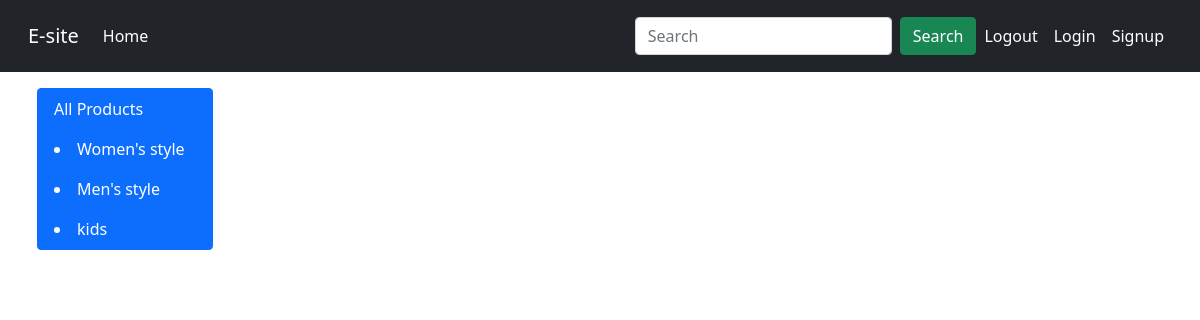
Before: /?category=1 with the older database file.
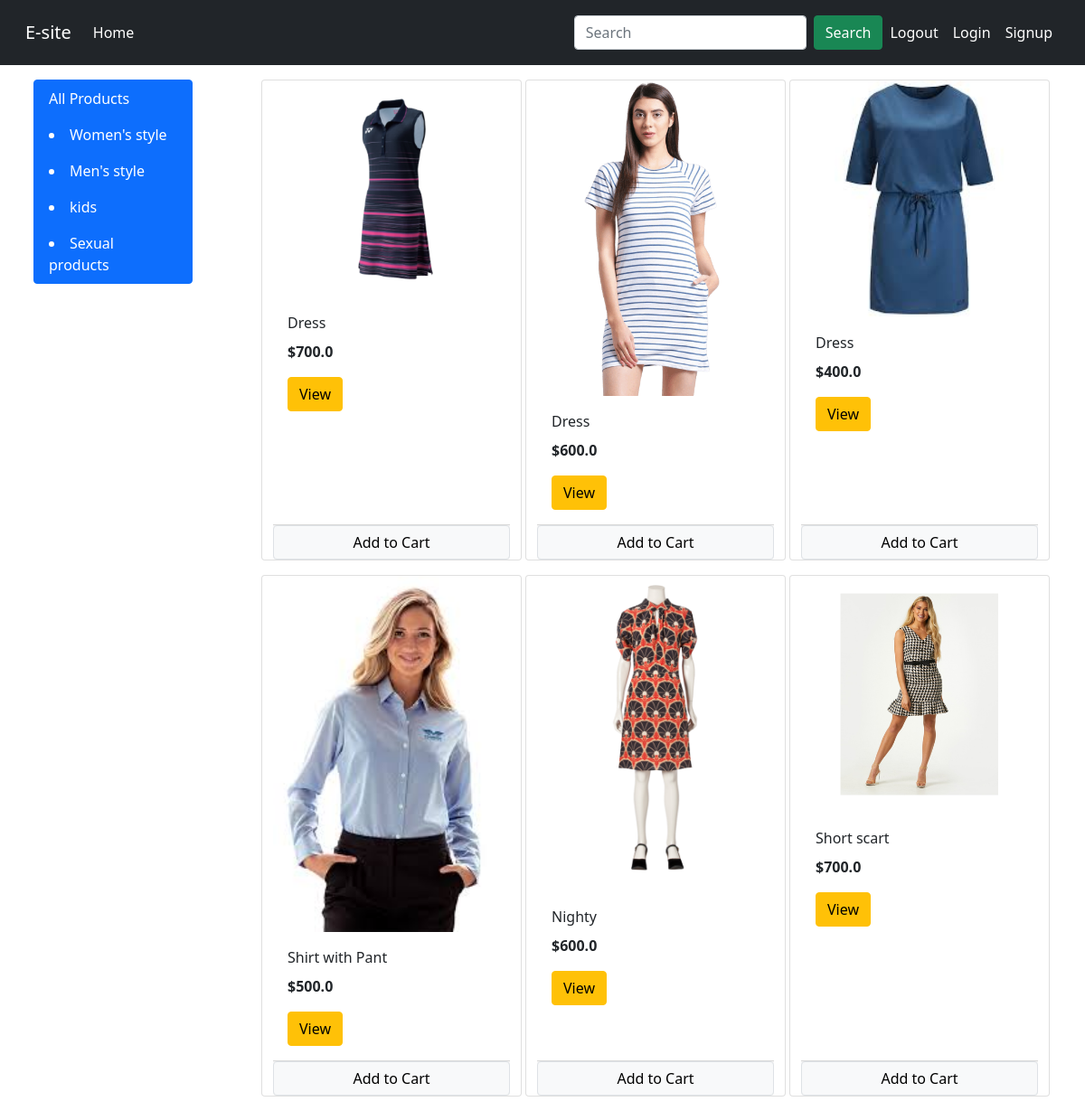
After: the same page with the newer database file.
### shop/models/category.py (models this page shows, shortened)
class Category(models.Model):
    title = models.CharField(max_length=30)
    @staticmethod
    def get_all_categorys():
        return Category.objects.all()

### shop/models/product.py (models this page shows)
class Product(models.Model):
    title = models.CharField(max_length=100)
    price = models.FloatField()
    discount_price = models.FloatField()
    jls_extract_var = Category
    category = models.ForeignKey(
        jls_extract_var, on_delete=models.CASCADE, default=1)
    description = models.CharField(
        max_length=200, default='', null=True, blank=True)
    image = models.ImageField(upload_to="uploads/products/")
    @staticmethod
    def get_all_products():
        return Product.objects.all()
    @staticmethod
    def get_all_products_by_categoryid(category_id):
        if category_id:
            return Product.objects.filter(category=category_id)
        else:
            return_Product.get_all_products()

### shop/views.py (the view, shortened to what this page needs)
# urls.py: path('', Index.as_view(), name='index'),
class Index(View):
    def get(self, request):
        cart = request.session.get('cart')
        if not cart:
            request.session['cart'] = {}
        products = Product.get_all_products()
        categorys = Category.get_all_categorys()
        categoryID = request.GET.get('category')
        if categoryID:
            products = Product.get_all_products_by_categoryid(categoryID)
        else:
            products = Product.get_all_products()
        data = {}
        data['products'] = products
        data['categorys'] = categorys
        print('you are: ', request.session.get('email'))
        item_name = request.GET.get('item_name')
        if item_name != '' and item_name is not None:
            products = products.filter(title__icontains=item_name)
        return render(request, 'shop/index.html', data)

### shop/templatetags/cart.py (called while the page is built)
@register.filter(name='is_in_cart')
def is_in_cart(product, cart):
    keys = cart.keys()
    for id in keys:
        if int(id) == product.id:
            return True
    return False

### shop/templates/shop/index.html (shortened to what this page needs)
{% extends "base.html"%}
{% block content %}
{% load cart %}
<div class="container-fluid mt-3">
    <div class="row">
        <div class="col-lg-2 mx-auto">
            <div class="list-group">
                <a href="/?category={{category.id}}" class="list-group-item list-group-item-action active">All
                    Products</a>
                {% for category in categorys %}
                <a href="/?category={{category.id}}" class="list-group-item list-group-item-action active">
                    <li>{{category.title}}</li>
                </a>
                {% endfor %}
            </div>
        </div>
        <div id="products" class="col-lg-9 mx-auto mx-auto">
            <div class="row mx-auto">
                {% for product in products %}
                <div class="card mx-auto mb-3" style="width: 18rem">
                    <img src="{{product.image.url}}" class="card-img-top" alt="..." />
                    <div class="card-body">
                        <p class="card-title">{{ product.title }}</p>
                        <p class="card-text"><b>${{ product.price }}</b></p>
                        <a href="{{ product.id }}" class="btn btn-warning">View</a>
                    </div>
                    <div class="card-footer p-0 no-gutters">
                        {% if product|is_in_cart:request.session.cart %}
                        <div class="row no-gutters">
                            <form action="/" class="col-2 " method="POST">
                                {% csrf_token %}
                                <input hidden type="text" name="product" value="{{ product.id }}">
                                <input hidden type="text" name="remove" value='True'>
                                <input type="submit" value=" - " class="btn btn-block btn-secondary">
                            </form>
                            <div class="text-center col">{{product|cart_quantity:request.session.cart}} in Cart</div>
                            <form action="/" class="col-2" method="POST">
                                {% csrf_token %}
                                <input hidden type="text" name="product" value="{{ product.id }}">
                                <input type="submit" value=" + " class="btn btn-block btn-secondary">
                            </form>
                        </div>
                        {% else %}
                        <form action="/" method="POST" class="btn-block">
                            <input type="submit" class="float-right btn btn-light border form-control"
                                value="Add to Cart">
                        </form>
                        {% endif %}
                    </div>
                </div>
                {% endfor %}
            </div>
        </div>
    </div>
</div>
{% endblock %}

### shop/templates/base.html (shortened to what this page needs)
<!doctype html>
{% load static %}
<html lang="en">
<head>
	<link rel="stylesheet" href="https://stackpath.bootstrapcdn.com/bootstrap/4.1.0/css/bootstrap.min.css"
>
	<link rel="stylesheet" href="https://maxcdn.bootstrapcdn.com/font-awesome/4.7.0/css/font-awesome.min.css">
</head>
<body>
	<head>
		<link href="https://cdn.jsdelivr.net/npm/bootstrap@5.1.0/dist/css/bootstrap.min.css" rel="stylesheet"
 />
	</head>
	<body>
		<nav class="navbar navbar-expand-lg navbar-dark bg-dark">
			<div class="container-fluid">
				<a class="navbar-brand" href="">E-site</a>
				<div class="collapse navbar-collapse" id="navbarSupportedContent">
					<ul class="navbar-nav me-auto mb-2 mb-lg-0">
						<li class="nav-item">
							<a class="nav-link active" aria-current="page" href="#">Home</a>
						</li>
					</ul>
					<form action="{{product.id}}" class="d-flex">
						<input type="Product" name="item_name" placeholder="Search" class="form-control me-2" />
						<button class="btn btn-success" type="submit">Search</button>
					</form>
					<ul class="navbar-nav my-2 mb-lg-2">
						<li class="nav-item active">
							<a class="nav-link" aria-current="page" href="#">Logout</a>
						</li>
						<li class="nav-item active">
							<a class="nav-link" aria-current="page" href="/login">Login</a>
						</li>
						<li class="nav-item active">
							<a class="nav-link" aria-current="page" href="/signup">Signup</a>
						</li>
					</ul>
				</div>
			</div>
		</nav>
		{% block content %} {% endblock %}
	</body>
</html>

Changed rows visible on the page:
added Category: title "Sexual products"
added Product: image (picture), title "Dress", price "700.0"
added Product: image (picture), title "Dress", price "600.0"
added Product: image (picture), title "Dress", price "400.0"
added Product: image (picture), title "Shirt with Pant", price "500.0"
added Product: image (picture), title "Nighty", price "600.0"
added Product: image (picture), title "Short scart", price "700.0"
